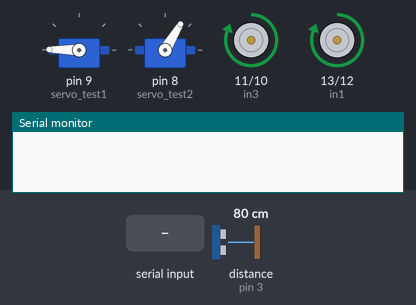
Bench run of a sketch on a simulated Arduino Uno, built with avr-gcc and run on an emulated ATmega328P. Shown: 2 × servo, motor-driver pin pairs drawn as motors (green arrow = first pin HIGH = forward, orange = second pin HIGH = backward, longer = more drive), the last lines printed to the serial monitor. Wiring (inferred from the names in the program): ultrasonic range finder: trigger pin 2; echo pin 3. The test bench sets the inputs (shaded band); at power-on: distance to the obstacle (sensor on pin 3) 80 cm. The echo pulse lasts 58.3 µs per cm.

Above: at 1.2 s.
1.3 s: "1" received over Serial
At 2.0 s:
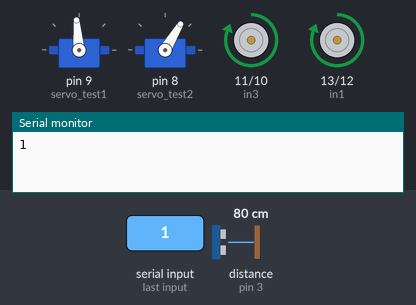
4.3 s: distance to the obstacle (sensor on pin 3) set to 32 cm
7.3 s: distance to the obstacle (sensor on pin 3) set to 28 cm
At 7.6 s:
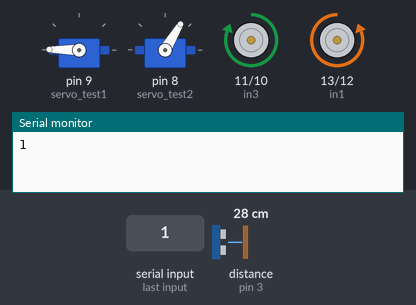
At 9.5 s:
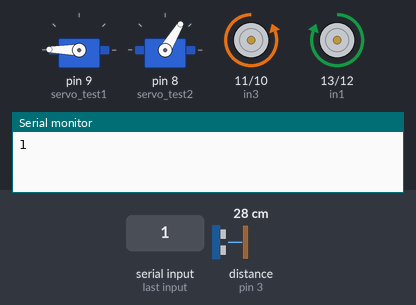
10.3 s: "2" received over Serial
At 11.1 s:
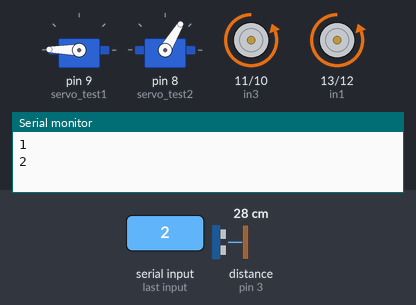
12.6 s: "3" received over Serial
15.2 s: "4" received over Serial
Timing chart, 0 to 18.8 s (numbered marks = the images above; inputs shaded):
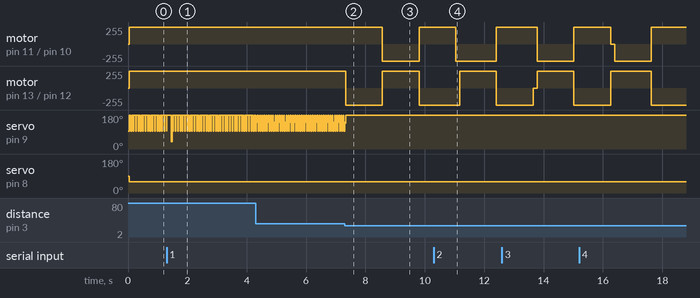

Measured:
- the behaviour switches between 30 and 29 cm on distance to the obstacle (sensor on pin 3) (found by bisection; images 1 and 2)
- after the input at 1.3 s, servo on pin 8 (servo_test2): stays 59° (without the input it goes to 35° after 3.0 s)
- after the input at 7.3 s, motor on pin 11 (in3) / pin 10 (in4): forward 255/255 → backward 255/255 after 1.3 s, → forward 255/255 1.2 s later; motor on pin 13 (in1) / pin 12 (in2): forward 255/255 → backward 255/255 at once, → forward 255/255 1.2 s later, → backward 255/255 1.2 s later

The sketch:

final_code.ino
```cpp
#include <Servo.h>             //Servo library
char t;
Servo servo_test1,servo_test2;        //initialize a servo object for the connected servo

int angle=0;
// defines variables
long duration;
int distance;
const int trigPin = 2;
const int echoPin = 3;
const int in1 = 13;
const int in2 = 12;
const int in3 = 11;
const int in4 = 10;
int p=0;
void setup()
{
  servo_test1.attach(9);
  servo_test2.attach(8);
  pinMode(trigPin, OUTPUT); // Sets the trigPin as an Output
  pinMode(echoPin, INPUT); // Sets the echoPin as an Input
  Serial.begin(9600); // Starts the serial communication
  pinMode(in1,OUTPUT);   //left motors forward
  pinMode(in2,OUTPUT);   //left motors reverse
  pinMode(in3,OUTPUT);   //right motors forward
  pinMode(in4,OUTPUT);   //right motors reverse
}


void loop()
{
  for(angle = 180; angle > 0; angle -= 1)
  {
    servo_test1.write(angle);

  }

  //delay(1000);

  for(angle =0; angle<180; angle+=1)
  {
    servo_test1.write(angle);
    //delay(5);
  }

  for(angle = 60; angle > 0; angle -= 1)
  {
    servo_test2.write(angle);

  }

  //delay(1000);

  for(angle =0; angle<60; angle+=1)
  {
    servo_test2.write(angle);
    //delay(5);
  }
 digitalWrite(trigPin, LOW);
  delayMicroseconds(2);
  digitalWrite(trigPin, HIGH);
  delayMicroseconds(10);
  digitalWrite(trigPin, LOW);
if(Serial.available()){
  t = Serial.read();
  Serial.println(t);
if(t == '1'){            //move forward(all motors rotate in forward direction)
  digitalWrite(in1,HIGH);
  digitalWrite(in2,LOW);
  digitalWrite(in3,HIGH);
  digitalWrite(in4,LOW);
}

else if(t == '2'){      //move reverse (all motors rotate in reverse direction)
  digitalWrite(in1,LOW);
  digitalWrite(in2,HIGH);
  digitalWrite(in3,LOW);
  digitalWrite(in4,HIGH);
}

else if(t == '3'){      //turn right (left side motors rotate in forward direction, right side motors doesn't rotate)
  digitalWrite(in1,LOW);
  digitalWrite(in2,LOW);
  digitalWrite(in3,HIGH);
  digitalWrite(in4,LOW);
}

else if(t == '4'){      //turn left (right side motors rotate in forward direction, left side motors doesn't rotate)
  digitalWrite(in1,HIGH);
  digitalWrite(in2,LOW);
  digitalWrite(in3,LOW);
  digitalWrite(in4,LOW);
}

else if(t == '5'){      //STOP (all motors stop)
  digitalWrite(in1,LOW);
  digitalWrite(in2,LOW);
  digitalWrite(in3,LOW);
  digitalWrite(in4,LOW);
}
delay(100);}
else
{
   duration = pulseIn(echoPin, HIGH);
  distance = duration/58.2;
  if(distance<30)
    {
      p++;
      servo_test1.detach();
      if(p%2==0)
      {
      digitalWrite(in1, HIGH);
      digitalWrite(in2, LOW);
      digitalWrite(in3, LOW);
      digitalWrite(in4, HIGH);
      }
      else
      {
      digitalWrite(in1, LOW);
      digitalWrite(in2, HIGH);
      digitalWrite(in3, HIGH);
      digitalWrite(in4, LOW);
      }
      delay(1200);
      servo_test1.attach(9);
    }

  else
    { servo_test2.detach();
      digitalWrite(in1, HIGH);
      digitalWrite(in2, LOW);
      digitalWrite(in3, HIGH);
      digitalWrite(in4, LOW);
      servo_test2.attach(8);
    }
  delay(0);
}
}  //  delay(1000);
```
